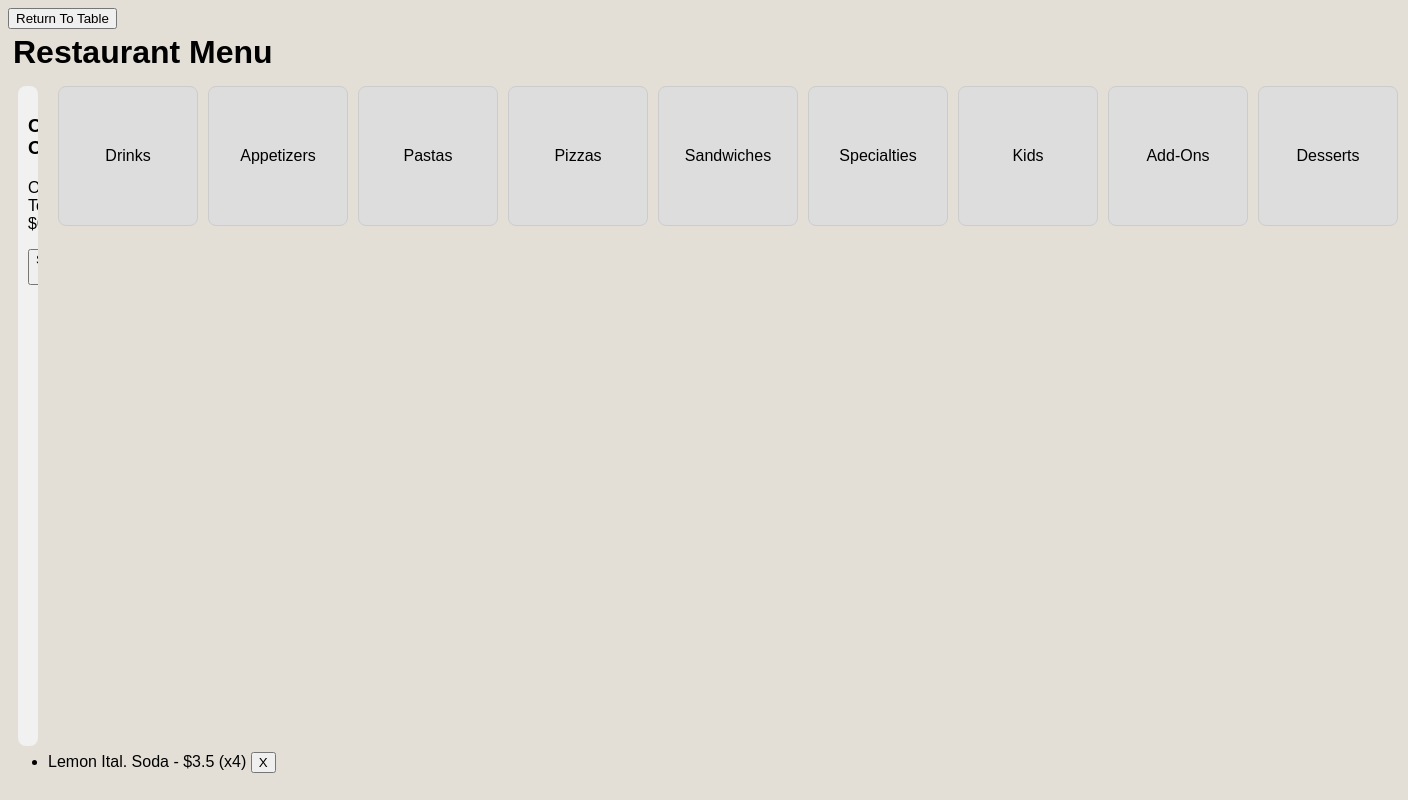
Screenshot of /menu?order_id=6 with the database file from the repository.
### main.py (models this page shows, shortened)
class MenuCat(db.Model):
    category_id = db.Column(db.Integer, primary_key=True, nullable=False, autoincrement=True)
    name = db.Column(db.String(30), unique=True, nullable=False)

class OrderItem(db.Model):
    order_item_id = db.Column(db.Integer, primary_key=True, autoincrement=True)
    order_id = db.Column(db.Integer,db.ForeignKey("order.order_id"), nullable=False)
    menu_item_id = db.Column(db.Integer,db.ForeignKey("menu_item.menu_item_id"), nullable=False)
    quantity = db.Column(db.Integer, nullable=False)
    special_instructions = db.Column(db.String(100))
    menu_item = db.relationship('MenuItem', backref='order_items')
    menu_item_id = db.Column(db.Integer,db.ForeignKey("menu_item.menu_item_id"), nullable=False)

class MenuItem(db.Model):
    menu_item_id = db.Column(db.Integer, primary_key=True, nullable=False, autoincrement=True)
    category_id = db.Column(db.Integer, db.ForeignKey("menu_cat.category_id"), nullable=False)
    name = db.Column(db.String(50), unique=True, nullable=False)
    price = db.Column(db.Float, nullable=False)

### main.py (the view)
@app.route('/menu', methods=['GET', 'POST'])
def menu():
    if request.method == 'POST':
        try:
            db.session.commit()
            return redirect('/menu')
        except:
            return 'There was an issue opening the menu'
    else:
        categories = MenuCat.query.all()
        table = Table.query.first()
        order_id = request.args.get('order_id')
        order_items = []
        if order_id:
            order_items = (
                db.session.query(
                    OrderItem.menu_item_id,
                    MenuItem.name,
                    OrderItem.quantity,
                    MenuItem.price
                )
                .join(MenuItem, OrderItem.menu_item_id == MenuItem.menu_item_id)
                .filter(OrderItem.order_id == order_id)
                .all()
            )
        order_items_data = [{
            'name': item.name,
            'quantity': item.quantity,
            'price': item.price,
            'item_id': item.menu_item_id
        } for item in order_items]
        return render_template('menu.html',
                               categories=categories,
                               table=table,
                               order_items=order_items_data)

### templates/menu.html (shortened to what this page needs)
{% extends 'base.html' %}
{% block head %}
<link rel="stylesheet" href="{{url_for('static', filename='css/menu_style.css')}}">
{% endblock %}
{% block body %}
<form onsubmit="window.history.back(); return false;">
    <button type="submit">Return To Table</button>
</form>
<h1>Restaurant Menu</h1>
<div class="menu-container">
    <div class="order-queue">
        <h3>Current Order</h3>
        <p>Order Total: $<span id="orderTotal">0.00</span></p>
        <button onclick="submitOrder()">Submit Order</button>
    </div>
    <div class="right-container">
        <div class="category-row">
            {% for category in categories %}
                <button class="category-btn" onclick="loadItems({{category.category_id}})">{{category.name}}</button>
            {% endfor %}
        </div>
    </div>
</div>
<ul id="orderList">
    {% if order_items %}
        {% for item in order_items %}
            <li class="order-item">
                <span>{{ item.name }} - ${{ item.price }} (x{{ item.quantity }})</span>
                <button onclick="removeFromOrder('{{ item.name }}')">X</button>
            </li>
        {% endfor %}
    {% endif %}
</ul>
{% endblock %}

### static/css/main.css (style rules this page uses)
body, html { font-family: sans-serif; background-color: #E3DFD7; color: black; }
h1 { margin: 5px; }

### static/css/menu_style.css (style rules this page uses)
.menu-container { display: flex; height: 80vh; padding: 10px; }
.order-queue { width: 25%; color: black; background: #f1f1f1; padding: 10px; border-radius: 8px; overflow-y: auto; height: 80vh; }
.order-queue h3 { margin-bottom: 20px; }
.right-container { display: flex; flex-direction: column; justify-content: flex-start; flex-grow: 1; padding-left: 20px; gap: 20px; }
.category-row { display: flex; flex-direction: row; gap: 10px; width: 100%; justify-content: flex-start; }
.category-btn { padding: 15px; font-size: 16px; cursor: pointer; width: 140px; height: 140px; text-align: center; display: flex; justify-content: center; align-items: center; word-wrap: break-word; background-color: #ddd; border: 1px solid #ccc; border-radius: 8px; }

### rows the page displays
MenuCat: name "Drinks"
MenuCat: name "Appetizers"
MenuCat: name "Pastas"
MenuCat: name "Pizzas"
MenuCat: name "Sandwiches"
MenuCat: name "Specialties"
MenuCat: name "Kids"
MenuCat: name "Add-Ons"
MenuCat: name "Desserts"
OrderItem: name "Lemon Ital. Soda", price "3.5", quantity "4"
